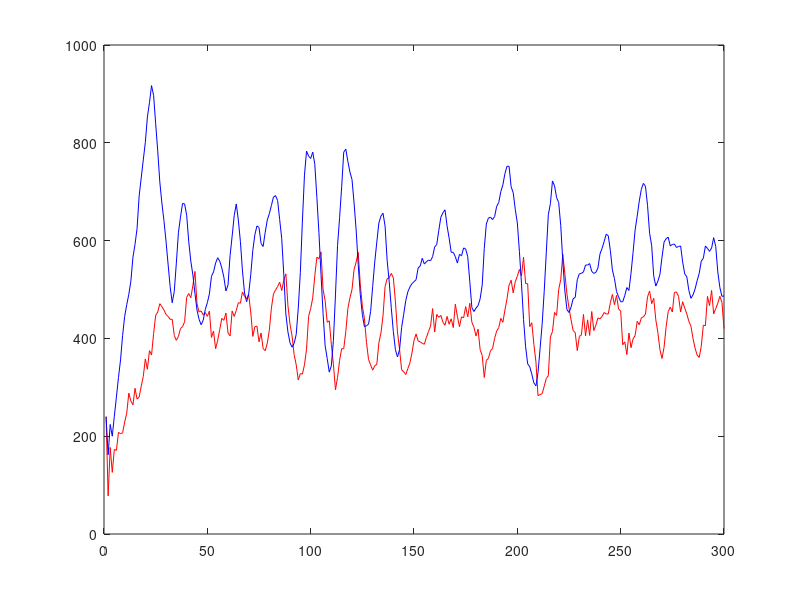

Write MATLAB code to recreate this figure.
pred=[
240,78,177,126,173,171,208,205,207,229,247,288,272,264,298,276,280,302,322,358,337,375,366,410,447,454,471,465,458,449,445,439,439,406,396,404,420,424,434,484,492,483,508,537,471,454,456,448,453,445,456,402,415,379,396,418,441,437,452,411,405,456,445,457,473,472,495,486,481,489,454,404,424,425,393,411,379,375,390,417,462,491,499,506,515,498,519,532,467,429,405,367,346,315,328,327,346,378,445,461,483,528,566,563,577,500,477,433,436,388,347,295,320,355,379,379,414,461,483,500,541,556,576,511,466,441,392,357,346,335,344,347,391,411,446,506,522,524,533,524,476,413,378,336,332,326,338,350,370,396,409,395,393,390,388,402,414,425,461,413,449,443,447,433,427,445,429,440,422,470,445,424,444,442,465,444,472,433,423,405,419,377,365,320,355,359,375,379,400,415,422,441,433,458,481,509,519,493,516,527,541,528,566,512,512,424,432,388,352,283,285,287,302,318,324,403,414,453,447,500,520,572,532,491,462,438,416,412,375,404,407,449,405,438,406,455,416,427,442,440,445,453,450,450,473,490,469,488,460,456,387,393,367,411,381,399,406,435,428,442,444,450,485,497,471,482,438,412,377,359,382,424,455,464,454,494,495,486,454,475,462,450,435,425,400,380,366,361,384,427,426,486,467,498,450,461,472,486,474,420,];
prey=[
240,162,224,200,241,280,320,356,406,445,469,490,517,566,592,625,691,728,765,801,853,882,917,897,839,783,720,677,641,599,552,506,473,496,554,616,648,676,675,652,598,558,530,492,458,439,428,437,459,473,491,527,536,554,565,558,544,525,497,509,569,609,651,675,642,598,538,493,475,491,530,580,612,630,627,594,588,617,642,655,672,689,692,682,643,604,530,450,413,391,382,390,408,462,535,640,734,783,773,768,781,756,688,616,531,451,385,359,331,344,396,489,590,647,710,781,787,762,740,725,677,622,551,490,449,424,426,429,455,506,556,597,636,650,656,630,560,516,463,414,377,362,377,422,449,477,495,505,512,516,520,544,548,564,552,557,560,559,567,587,592,621,648,657,663,630,605,576,576,567,554,572,569,585,583,567,516,463,455,462,467,481,509,584,634,646,648,643,649,670,678,700,714,737,752,752,710,698,664,636,578,513,439,383,348,342,327,309,303,330,379,429,496,575,653,676,722,712,688,678,631,558,497,459,453,464,481,484,520,532,533,536,550,550,553,537,533,535,544,573,584,598,613,610,580,540,522,496,485,475,475,488,504,498,533,576,622,650,681,705,717,711,672,615,590,527,507,517,531,566,597,604,607,589,592,593,586,588,589,556,532,526,498,482,489,501,518,533,558,564,589,584,578,585,606,588,536,504,486,487,];
plot(pred,'r');
hold on;
plot(prey,'b');
